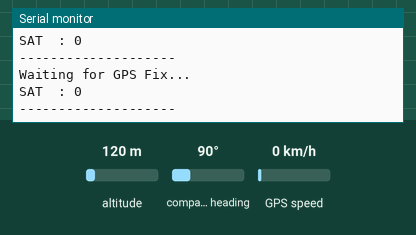
Simulated run of this sketch. Board: ESP32. Parts: the last lines printed to the serial monitor. Inputs (shaded band) come from the test bench; at power-on: altitude 120 m, compass heading 90°, GPS speed 0 km/h. The GPS gets a fix after 3 s at 37.7749, -122.4194 with 8 satellites.

Above: at 2.7 s.
2.8 s: altitude set to 20 m
At 3.9 s:
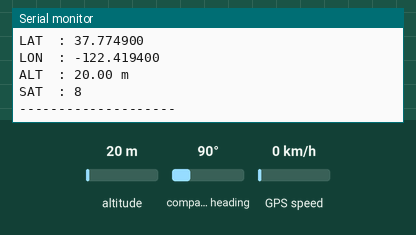
5.0 s: altitude set to 250 m
At 6.3 s:
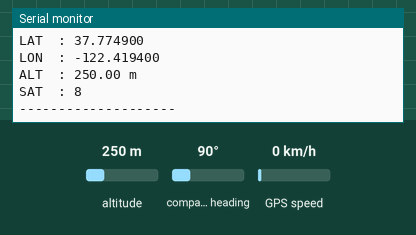

Measured:
- after the input at 2.8 s, the serial monitor: prints a new line after 0.72 s (image 1)
- after the input at 5.0 s, the serial monitor: prints a new line after 0.52 s (image 2)

The sketch:

NEO-6M.ino
```cpp
#include <TinyGPSPlus.h>
#include <HardwareSerial.h>

#define GPS_RX 44
#define GPS_TX 43

TinyGPSPlus gps;
HardwareSerial gpsSerial(1);

void setup() {
    Serial.begin(115200);
    delay(1500);

    gpsSerial.begin(9600, SERIAL_8N1, GPS_RX, GPS_TX);

    Serial.println("GPS Ready!");
}

void loop() {
    // GPS 데이터 수신
    while (gpsSerial.available()) {
        gps.encode(gpsSerial.read());
    }

    static unsigned long lastTime = 0;

    if (millis() - lastTime >= 1000) {
        lastTime = millis();

        // GPS 수신 상태 확인
        if (gps.charsProcessed() == 0 && millis() > 5000) {
            Serial.println("GPS Communication Failed!");
            return;
        }

        // 위도 및 경도
        if (gps.location.isValid() &&
            gps.location.age() < 5000) {
            Serial.printf("LAT  : %.6f\n", gps.location.lat());
            Serial.printf("LON  : %.6f\n", gps.location.lng());
        } else {
            Serial.println("Waiting for GPS Fix...");
        }

        // 고도
        if (gps.altitude.isValid()) {
            Serial.printf("ALT  : %.2f m\n", gps.altitude.meters());
        }

        // 위성 수
        if (gps.satellites.isValid()) {
            Serial.printf("SAT  : %lu\n", gps.satellites.value());
        }

        Serial.println("--------------------");
    }
}
```
